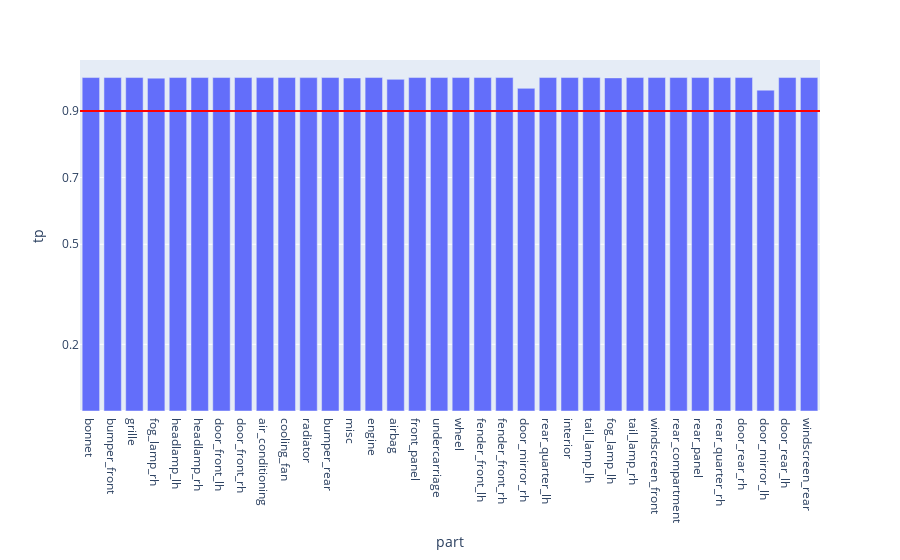

Write notebook code for a chart like this one.
### Code cell
fig = px.bar(evalMetrics, x = 'part', y = 'tp')

fig.add_hline(y=avgTp, line_width=2, line_color="red")

fig.update_layout(
    yaxis = dict(
        tickmode = 'array',
        tickvals = [np.format_float_positional(avgTp, 2), 0.2, 0.5, 0.7],
    )
)
fig

### Figure 1 — Plotly figure (JSON) as saved in the notebook; plotly's stock layout.template omitted (floating-point values rounded to 4 significant figures)
{"data": [{"alignmentgroup": "True", "hovertemplate": "part=%{x}<br>tp=%{y}<extra></extra>", "legendgroup": "", "marker": {"color": "#636efa", "pattern": {"shape": ""}}, "name": "", "offsetgroup": "", "orientation": "v", "showlegend": false, "textposition": "auto", "type": "bar", "x": ["bonnet", "bumper_front", "grille", "fog_lamp_rh", "headlamp_lh", "headlamp_rh", "door_front_lh", "door_front_rh", "air_conditioning", "cooling_fan", "radiator", "bumper_rear", "misc", "engine", "airbag", "front_panel", "undercarriage", "wheel", "fender_front_lh", "fender_front_rh", "door_mirror_rh", "rear_quarter_lh", "interior", "tail_lamp_lh", "fog_lamp_lh", "tail_lamp_rh", "windscreen_front", "rear_compartment", "rear_panel", "rear_quarter_rh", "door_rear_rh", "door_mirror_lh", "door_rear_lh", "windscreen_rear"], "xaxis": "x", "y": [1, 1, 1, 0.9982, 1, 1, 1, 1, 0.9999, 1, 0.9998, 1, 0.9987, 1, 0.9946, 1, 1, 1, 1, 1, 0.9676, 1, 1, 1, 0.999, 1, 1, 1, 1, 1, 1, 0.9622, 1, 1], "yaxis": "y"}], "layout": {"barmode": "relative", "legend": {"tracegroupgap": 0}, "margin": {"t": 60}, "shapes": [{"line": {"color": "red", "width": 2}, "type": "line", "x0": 0, "x1": 1, "xref": "x domain", "y0": 0.8999, "y1": 0.8999, "yref": "y"}], "xaxis": {"anchor": "y", "domain": [0, 1], "title": {"text": "part"}}, "yaxis": {"anchor": "x", "domain": [0, 1], "tickmode": "array", "tickvals": ["0.9", 0.2, 0.5, 0.7], "title": {"text": "tp"}}}}
